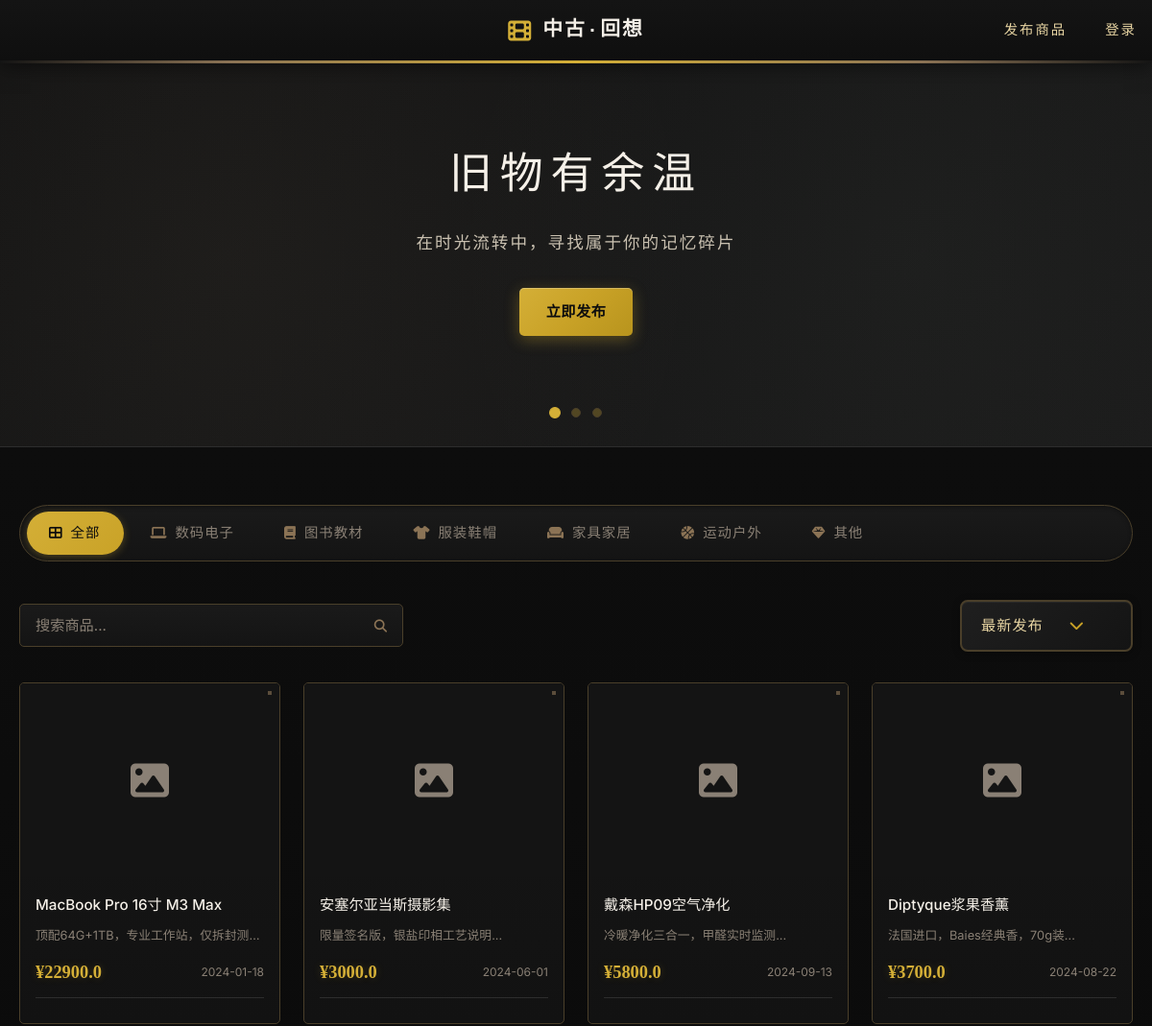
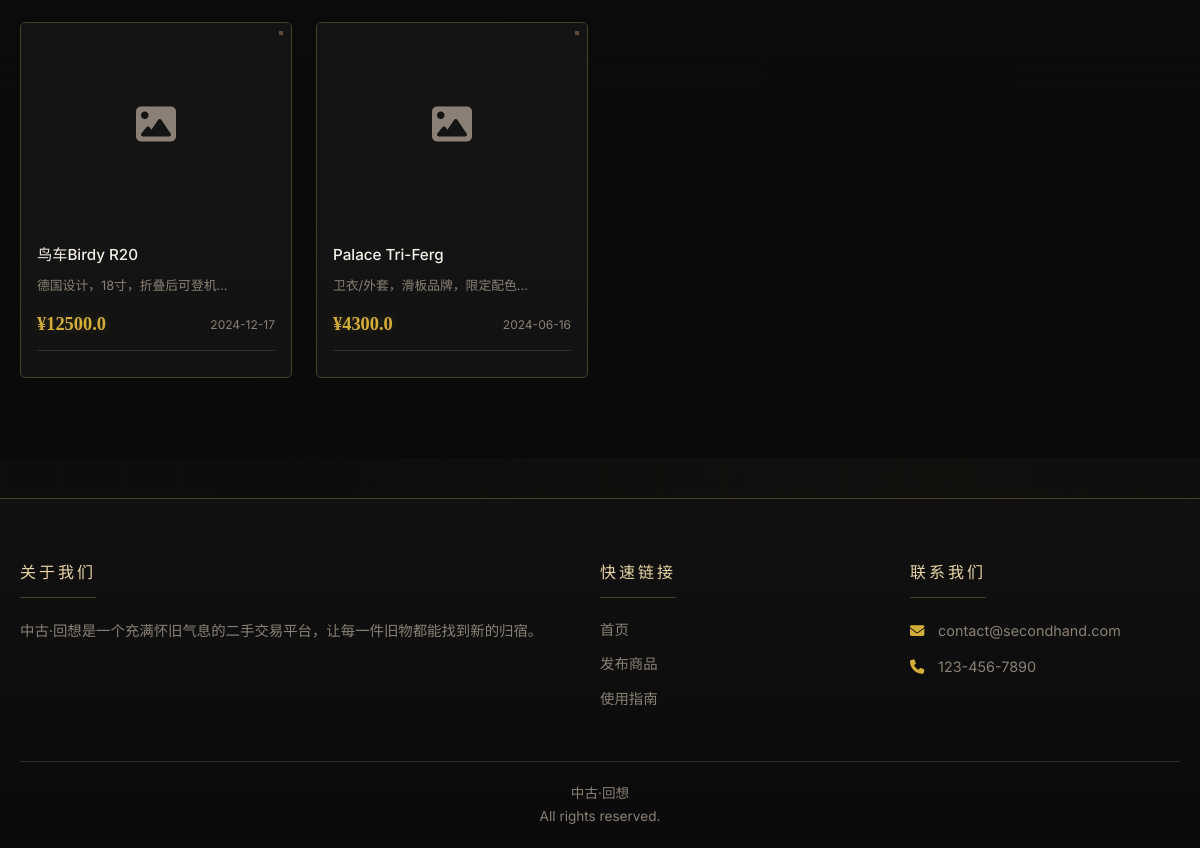
The page /user/9 on the database its author committed (2 pictures, top to bottom).
### app/models.py (models this page shows, shortened)
class Item(db.Model):
    __tablename__ = 'items'
    id = db.Column(db.Integer, primary_key=True)
    title = db.Column(db.String(200), nullable=False)
    description = db.Column(db.Text, nullable=False)
    price = db.Column(db.Float, nullable=False)
    category = db.Column(db.String(20), nullable=False)
    image = db.Column(db.String(200), nullable=True)
    location = db.Column(db.String(100), nullable=True)
    seller_id = db.Column(db.Integer, db.ForeignKey('users.id'), nullable=False)
    views = db.Column(db.Integer, default=0)
    created_at = db.Column(db.Date, default=date.today)
    contact_phone = db.Column(db.String(20), nullable=True)
    contact_wechat = db.Column(db.String(50), nullable=True)
    brand = db.Column(db.String(100), nullable=True)
    model = db.Column(db.String(100), nullable=True)
    purchase_time = db.Column(db.String(50), nullable=True)
    purchase_source = db.Column(db.String(100), nullable=True)

### app/routes/items.py (the view)
@items_bp.route('/user/<int:user_id>')
def user_items(user_id):
    user = User.query.get(user_id)
    if not user:
        flash('用户不存在', 'danger')
        return redirect(url_for('items.index'))
    user_items_list = Item.query.filter_by(seller_id=user_id).all()
    return render_template('index.html', items=user_items_list)

### templates/index.html (shortened to what this page needs)
{% extends "base.html" %}
{% block content %}
<section class="hero-banner">
    <div class="hero-slider">
        <div class="hero-slide active">
            <div class="hero-content">
                <h1>旧物有余温</h1>
                <p>在时光流转中，寻找属于你的记忆碎片</p>
                <a href="{{ url_for('items.publish') }}" class="btn btn-primary">立即发布</a>
            </div>
        </div>
    </div>
    <div class="hero-dots">
        <span class="dot active" onclick="goToSlide(0)"></span>
        <span class="dot" onclick="goToSlide(1)"></span>
        <span class="dot" onclick="goToSlide(2)"></span>
    </div>
</section>
<section class="products-section">
    <div class="container">
        <div class="category-nav" id="categoryNav">
            <div class="category-nav-indicator" id="categoryIndicator"></div>
            <a href="javascript:void(0)" class="category-tab {% if not current_category %}active{% endif %}" data-category="all" onclick="filterCategory('all')">
                <i class="fas fa-th-large"></i>
                <span>全部</span>
            </a>
            <a href="javascript:void(0)" class="category-tab {% if current_category == 'electronics' %}active{% endif %}" data-category="electronics" onclick="filterCategory('electronics')">
                <i class="fas fa-laptop"></i>
                <span>数码电子</span>
            </a>
            <a href="javascript:void(0)" class="category-tab {% if current_category == 'books' %}active{% endif %}" data-category="books" onclick="filterCategory('books')">
                <i class="fas fa-book"></i>
                <span>图书教材</span>
            </a>
            <a href="javascript:void(0)" class="category-tab {% if current_category == 'clothes' %}active{% endif %}" data-category="clothes" onclick="filterCategory('clothes')">
                <i class="fas fa-tshirt"></i>
                <span>服装鞋帽</span>
            </a>
            <a href="javascript:void(0)" class="category-tab {% if current_category == 'furniture' %}active{% endif %}" data-category="furniture" onclick="filterCategory('furniture')">
                <i class="fas fa-couch"></i>
                <span>家具家居</span>
            </a>
            <a href="javascript:void(0)" class="category-tab {% if current_category == 'sports' %}active{% endif %}" data-category="sports" onclick="filterCategory('sports')">
                <i class="fas fa-basketball-ball"></i>
                <span>运动户外</span>
            </a>
            <a href="javascript:void(0)" class="category-tab {% if current_category == 'others' %}active{% endif %}" data-category="others" onclick="filterCategory('others')">
                <i class="fas fa-gem"></i>
                <span>其他</span>
            </a>
        </div>
        <div class="section-header">
            <div class="search-box product-search">
                <input type="text" placeholder="搜索商品..." id="searchInput" onkeypress="if(event.key==='Enter') search()">
                <button onclick="search()">
                    <i class="fas fa-search"></i>
                </button>
            </div>
            <div class="filter-options">
                <div class="custom-select-wrapper">
                    <div class="custom-select" id="customSortSelect">
                        <div class="custom-select-trigger">
                            <span class="select-text">最新发布</span>
                            <i class="fas fa-chevron-down"></i>
                        </div>
                    </div>
                </div>
            </div>
        </div>
        <div class="products-grid" id="productsGrid">
            {% for item in items %}
            <div class="product-card" data-category="{{ item.category }}">
                <a href="{{ url_for('items.item_detail', item_id=item.id) }}">
                    <div class="product-image">
                        {% if item.image %}
                            <img src="{{ url_for('static', filename='images/' + item.image) }}" alt="{{ item.title }}">
                        {% else %}
                            <div class="placeholder-image">
                                <i class="fas fa-image"></i>
                            </div>
                        {% endif %}
                    </div>
                    <div class="product-info">
                        <h3 class="product-title">{{ item.title }}</h3>
                        <p class="product-description">{{ item.description[:50] }}...</p>
                        <div class="product-footer">
                            <span class="product-price">¥{{ item.price }}</span>
                            <span class="product-time">{{ item.created_at }}</span>
                        </div>
                        <div class="product-seller">
                        </div>
                    </div>
                </a>
            </div>
            {% else %}
            <div class="empty-state">
                <i class="fas fa-box-open"></i>
                <p>暂无商品，快来发布第一个吧！</p>
                <a href="{{ url_for('items.publish') }}" class="btn btn-primary">发布商品</a>
            </div>
            {% endfor %}
        </div>
    </div>
</section>
{% endblock %}

### rows shown on the page
Item: title "MacBook Pro 16寸 M3 Max", description "顶配64G+1TB，专业工作站，仅拆封测…", price "22900.0", created_at "2024-01-18"
Item: title "安塞尔亚当斯摄影集", description "限量签名版，银盐印相工艺说明", price "3000.0", created_at "2024-06-01"
Item: title "戴森HP09空气净化", description "冷暖净化三合一，甲醛实时监测", price "5800.0", created_at "2024-09-13"
Item: title "Diptyque浆果香薰", description "法国进口，Baies经典香，70g装", price "3700.0", created_at "2024-08-22"
Item: title "鸟车Birdy R20", description "德国设计，18寸，折叠后可登机", price "12500.0", created_at "2024-12-17"
Item: title "Palace Tri-Ferg", description "卫衣/外套，滑板品牌，限定配色", price "4300.0", created_at "2024-06-16"
